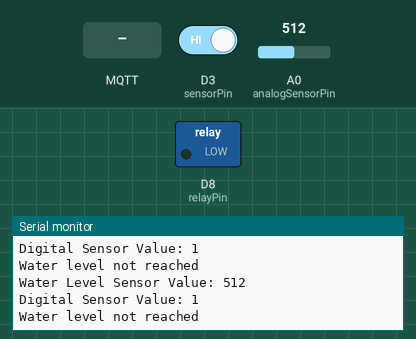
A sketch run on a simulated ESP8266 (NodeMCU). On the bench: switched loads named in the sketch (green lamp = pin HIGH), the last lines printed to the serial monitor. Inputs (shaded band) come from the test bench; at power-on: A0 (analogSensorPin) = 512, D3 (sensorPin) HIGH. WiFi joins after 1.5 s; servers stay silent unless stated; the local clock reads 2024-03-15 10:24:30 at power-on unless the sketch sets it; random numbers use the default seed unless the sketch sets one; no MQTT or app messages arrive unless stated.

Above: at 2.7 s.
2.8 s: A0 (analogSensorPin) set to 390
At 4.4 s:
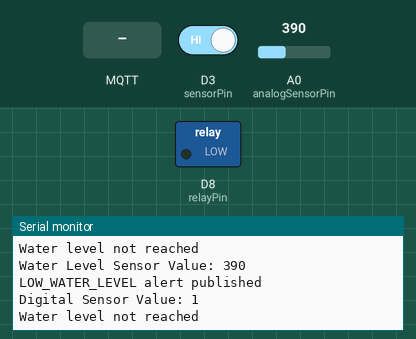
6.0 s: D3 (sensorPin) driven LOW
At 7.4 s:
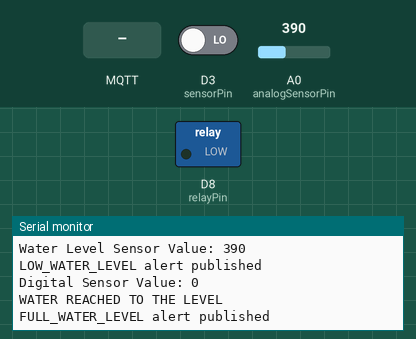

Measured:
- after the input at 2.8 s, the serial monitor: prints a new line after 0.78 s (image 1)
- after the input at 6.0 s, the serial monitor: prints a new line after 0.59 s (image 2)

The sketch:

main.ino
```cpp
#include <ESP8266WiFi.h>
#include <PubSubClient.h>
#include <time.h>

// WiFi 설정
const char* ssid = "This_is_mine";
const char* password = "12345qwerty";
const char* mqtt_server = "broker.hivemq.com";

WiFiClient espClient;
PubSubClient client(espClient);

// 핀 설정
const int relayPin = D8;
const int sensorPin = D3; // 디지털 센서 핀
const int analogSensorPin = A0; // 아날로그 센서 핀

bool pumpActive = false;

void setup_wifi() {
  delay(10);
  Serial.println();
  Serial.print("Connecting to ");
  Serial.println(ssid);

  WiFi.begin(ssid, password);

  while (WiFi.status() != WL_CONNECTED) {
    delay(500);
    Serial.print(".");
  }

  Serial.println("");
  Serial.println("WiFi connected");
  Serial.println("IP address: ");
  Serial.println(WiFi.localIP());
}

void callback(char* topic, byte* payload, unsigned int length) {
  Serial.print("Message arrived [");
  Serial.print(topic);
  Serial.print("] ");
  String message;
  for (unsigned int i = 0; i < length; i++) {
    message += (char)payload[i];
  }
  Serial.println(message);

  // 명령을 확인하고 릴레이를 켭니다.
  if (String(topic) == "/pet/water/command") {
    if (message == "") {
      Serial.println("Turning relay ON");
      digitalWrite(relayPin, HIGH);  // 릴레이 켜기
      pumpActive = true;             // 펌프 활성화 상태 설정
      Serial.println("급수 버튼이 눌렸음");
    }
  }
}

void reconnect() {
  while (!client.connected()) {
    Serial.print("Attempting MQTT connection...");
    String clientId = "ESP8266Client-" + String(random(0xffff), HEX);
    if (client.connect(clientId.c_str())) {
      Serial.println("connected");
      client.subscribe("/pet/water/command");
    } else {
      Serial.print("failed, rc=");
      Serial.print(client.state());
      Serial.println(" try again in 5 seconds");
      delay(5000);
    }
  }
}

String getCurrentTime() {
  time_t now = time(nullptr);
  struct tm* p_tm = localtime(&now);

  char buffer[30];
  sprintf(buffer, "%04d-%02d-%02d %02d:%02d:%02d", p_tm->tm_year + 1900, p_tm->tm_mon + 1, p_tm->tm_mday, p_tm->tm_hour, p_tm->tm_min, p_tm->tm_sec);
  return String(buffer);
}

void setup() {
  Serial.begin(115200);
  pinMode(relayPin, OUTPUT);
  pinMode(sensorPin, INPUT_PULLUP); // 디지털 센서 핀 설정
  digitalWrite(relayPin, LOW); // 릴레이 초기 상태 끄기

  setup_wifi();
  client.setServer(mqtt_server, 1883);
  client.setCallback(callback);

  configTime(9 * 3600, 0, "pool.ntp.org", "time.nist.gov");
  Serial.println("Waiting for time sync...");
  while (time(nullptr) < 8 * 3600 * 2) {
    Serial.print(".");
    delay(500);
  }
  Serial.println("");
  Serial.println("Time synchronized");
}

void loop() {
  if (WiFi.status() != WL_CONNECTED) {
    Serial.println("WiFi not connected. Reconnecting...");
    setup_wifi();
  }

  if (!client.connected()) {
    Serial.println("MQTT not connected. Reconnecting...");
    reconnect();
  }
  client.loop();

  int analogSensorValue = analogRead(analogSensorPin);
  Serial.print("Water Level Sensor Value: ");
  Serial.println(analogSensorValue);

//  String currentValue = String(analogSensorValue / 100 * 100);
//  client.publish("/pet/water/status", currentValue.c_str());
//  Serial.println("Water level status published");

  if (analogSensorValue <= 400) {
    String payload = "LOW_WATER_LEVEL - " + getCurrentTime();
    client.publish("/pet/water/alert", payload.c_str());
    Serial.println("LOW_WATER_LEVEL alert published");
  }

  int digitalSensorValue = digitalRead(sensorPin);
  Serial.print("Digital Sensor Value: ");
  Serial.println(digitalSensorValue);

  if (digitalSensorValue == LOW) {
    Serial.println("WATER REACHED TO THE LEVEL");

    String payload = "FULL_WATER_LEVEL - " + getCurrentTime();
    client.publish("/pet/water/alert", payload.c_str());
    Serial.println("FULL_WATER_LEVEL alert published");


    if (pumpActive) {
      Serial.println("Sensor LOW, turning relay OFF");
      digitalWrite(relayPin, LOW);   // 릴레이 끄기
      pumpActive = false;            // 펌프 비활성화 상태 설정
    }
  } else {
    Serial.println("Water level not reached");
  }

  delay(1000);
}
```
